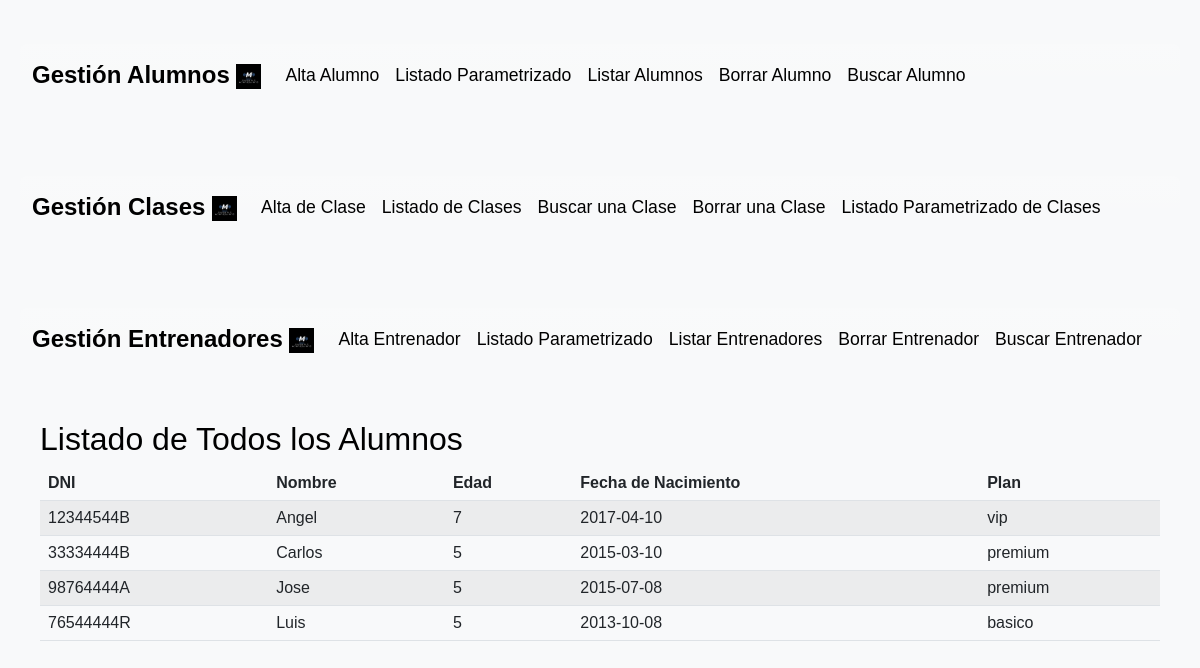
The page /listadoAlumnos.php on the database its author committed.
### tables this page shows
CREATE TABLE alumnos (
  dni varchar(9) NOT NULL,
  id_plan int(11) NOT NULL,
  nombre varchar(40) NOT NULL,
  edad int(3) NOT NULL,
  fecha_nacimiento date NOT NULL,
  PRIMARY KEY (dni),   
  KEY FK_PLANES (id_plan)   
);

CREATE TABLE planes (
  id int(11) NOT NULL AUTO_INCREMENT,   
  plan varchar(50) NOT NULL,
  PRIMARY KEY (id)   
);

### listadoAlumnos.php (the view, shortened to what this page needs)
<?php
$conexion = obtenerConexion();
$sql = "SELECT dni, nombre, edad, fecha_nacimiento, plan FROM alumnos INNER JOIN planes ON alumnos.id_plan = planes.id ORDER BY nombre";
$resultado = mysqli_query($conexion, $sql);
?>
<div class="container">
    <h2>Listado de Todos los Alumnos</h2>
    <table class="table table-striped">
        <thead>
            <tr>
                <th>DNI</th>
                <th>Nombre</th>
                <th>Edad</th>
                <th>Fecha de Nacimiento</th>
                <th>Plan</th>
            </tr>
        </thead>
        <tbody>
            <?php
            if (mysqli_num_rows($resultado) > 0) {
                while ($fila = mysqli_fetch_assoc($resultado)) {
                    echo "<tr>";
                    echo "<td>" . $fila['dni'] . "</td>";
                    echo "<td>" . $fila['nombre'] . "</td>";
                    echo "<td>" . $fila['edad'] . "</td>";
                    echo "<td>" . $fila['fecha_nacimiento'] . "</td>";
                    echo "<td>" . $fila['plan'] . "</td>";
                    echo "</tr>";
                }
            } else {
                echo "<tr><td colspan='5' class='text-center'>No hay alumnos registrados.</td></tr>";
            }
            ?>
        </tbody>
    </table>
</div>
</body>
</html>

### css/estilos.css (style rules this page uses)
body { font-family: 'Arial', sans-serif; background-color: #f8f9fa; color: #000000; margin: 0; padding: 0; }
.container { max-width: 1200px; margin: 0 auto; padding: 20px; }
.navbar { background-color: #007bff; border-radius: 5px; margin-bottom: 30px; }
.navbar .navbar-brand { color: #000000 !important; font-size: 1.5rem; font-weight: bold; }
.navbar .navbar-nav .nav-item .nav-link { color: #000000 !important; font-size: 1.1rem; }
.navbar-brand, .nav-link { color: #000000 !important; }

### rows shown on the page
alumnos: dni "12344544B", nombre "Angel", edad "7", fecha_nacimiento "2017-04-10", id_plan.plan "vip"
alumnos: dni "33334444B", nombre "Carlos", edad "5", fecha_nacimiento "2015-03-10", id_plan.plan "premium"
alumnos: dni "98764444A", nombre "Jose", edad "5", fecha_nacimiento "2015-07-08", id_plan.plan "premium"
alumnos: dni "76544444R", nombre "Luis", edad "5", fecha_nacimiento "2013-10-08", id_plan.plan "basico"
